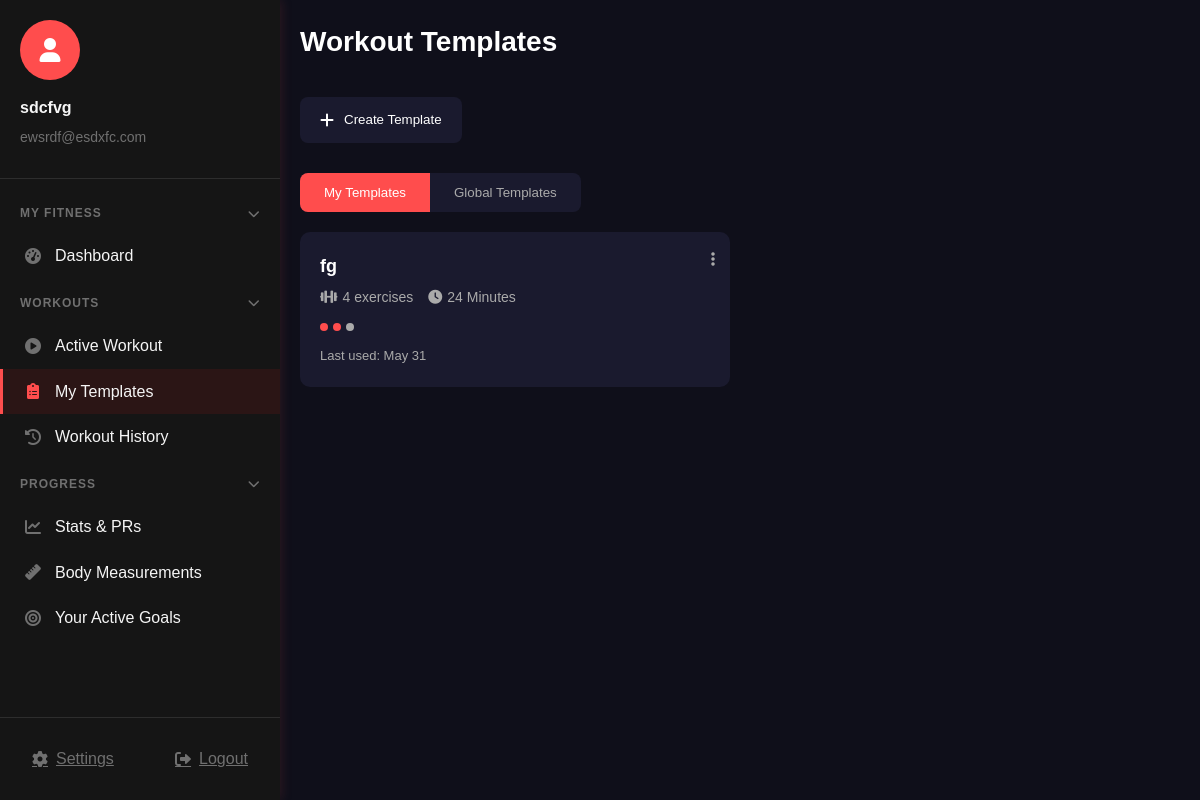
/profile/workout-templates.php (signed in), run on the app's committed database.
### tables this page shows
CREATE TABLE `workout_templates` (
  `id` int NOT NULL,
  `name` varchar(255) NOT NULL,
  `description` text,
  `difficulty` varchar(50) DEFAULT NULL,
  `estimated_time` int DEFAULT NULL,
  `rest_time` float DEFAULT '1',
  `category` varchar(50) DEFAULT NULL,
  `user_id` int DEFAULT NULL,
  `created_at` datetime DEFAULT NULL,
  `updated_at` datetime DEFAULT NULL
);

### profile/languages.php (called while the page is built, shortened)
<?php
function t($key, $lang = null) {
    global $translations;
    if ($lang === null) {
        $lang = $_SESSION["language"] ?? 'en';
    }
    return $translations[$lang][$key] ?? $key;
}

### profile/workout-templates.php (the view, shortened to what this page needs)
<?php
require_once 'languages.php';
require_once '../assets/db_connection.php';
function getWorkoutTemplates() {
    global $conn;
    $userId = $_SESSION['user_id'];
    $stmt = $conn->prepare("SELECT id, name, description, difficulty, estimated_time, category, created_at, updated_at
                          FROM workout_templates
                          WHERE user_id = ?
                          ORDER BY updated_at DESC");
    $stmt->bind_param("i", $userId);
    $stmt->execute();
    $result = $stmt->get_result();
    $templates = [];
    while ($row = $result->fetch_assoc()) {
        $exerciseStmt = $conn->prepare("SELECT COUNT(*) as count FROM workout_template_exercises WHERE workout_template_id = ?");
        $exerciseStmt->bind_param("i", $row['id']);
        $exerciseStmt->execute();
        $exerciseResult = $exerciseStmt->get_result();
        $exerciseCount = $exerciseResult->fetch_assoc()['count'];
        $row['exercise_count'] = $exerciseCount;
        $templates[] = $row;
    }
    return $templates;
}
function getAdminWorkoutTemplates() {
    global $conn;
    $stmt = $conn->prepare("SELECT wt.id, wt.name, wt.description, wt.difficulty, wt.estimated_time,
                          wt.category, wt.created_at, wt.updated_at, u.username as creator
                          FROM workout_templates wt
                          JOIN users u ON wt.user_id = u.id
                          JOIN user_roles ur ON u.id = ur.user_id
                          JOIN roles r ON ur.role_id = r.id
                          WHERE r.id = 5
                          ORDER BY wt.updated_at DESC");
    $stmt->execute();
    $result = $stmt->get_result();
    $templates = [];
    while ($row = $result->fetch_assoc()) {
        $exerciseStmt = $conn->prepare("SELECT COUNT(*) as count FROM workout_template_exercises WHERE workout_template_id = ?");
        $exerciseStmt->bind_param("i", $row['id']);
        $exerciseStmt->execute();
        $exerciseResult = $exerciseStmt->get_result();
        $exerciseCount = $exerciseResult->fetch_assoc()['count'];
        $row['exercise_count'] = $exerciseCount;
        $templates[] = $row;
    }
    return $templates;
}
$templates = getWorkoutTemplates();
$adminTemplates = getAdminWorkoutTemplates();
?>
<!DOCTYPE html>
<html lang="<?php echo $_SESSION["language"] ?? 'en'; ?>">
<head>
    <link href="https://cdnjs.cloudflare.com/ajax/libs/font-awesome/6.0.0-beta3/css/all.min.css" rel="stylesheet">
    <link href="../assets/css/variables.css" rel="stylesheet">
    <link href="global-profile.css" rel="stylesheet">
</head>
<body>
    <?php require_once 'sidebar.php'; ?>
    <div class="main-content">
        <div class="page-header">
            <div>
                <h1><?php echo t('workout_templates'); ?></h1>
            </div>
        </div>
        <div class="wt-template-actions">
            <button id="createTemplate" class="wt-action-btn">
                <i class="fas fa-plus"></i> <?php echo t('create_template'); ?>
            </button>
        </div>
        <div class="wt-template-view-toggle">
            <button class="wt-toggle-btn active" data-view="my-templates"><?php echo t('my_templates'); ?></button>
            <button class="wt-toggle-btn" data-view="admin-templates"><?php echo t('global_templates'); ?></button>
        </div>
        <div class="templates-container">
            <div id="myTemplatesView" class="wt-templates-view active">
                <div class="wt-templates-grid">
                    <?php if (empty($templates)): ?>
                        <div class="no-templates">
                            <p><?php echo t('no_personal_templates'); ?></p>
                            <p><?php echo t('click_create_template'); ?></p>
                        </div>
                    <?php else: ?>
                        <?php foreach ($templates as $template): ?>
                            <div class="wt-template-card" data-id="<?php echo $template['id']; ?>">
                                <div class="wt-template-header">
                                    <h3 class="wt-template-title"><?php echo htmlspecialchars($template['name']); ?></h3>
                                    <div class="wt-template-meta">
                                        <div class="wt-meta-item">
                                            <i class="fas fa-dumbbell"></i>
                                            <span><?php echo $template['exercise_count']; ?> <?php echo t('exercises'); ?></span>
                                        </div>
                                        <div class="wt-meta-item">
                                            <i class="fas fa-clock"></i>
                                            <span><?php echo $template['estimated_time']; ?> <?php echo t('minutes'); ?></span>
                                        </div>
                                    </div>
                                    <div class="wt-difficulty-dots">
                                        <?php
                                            $difficultyLevel = 0;
                                            if ($template['difficulty'] === 'intermediate') $difficultyLevel = 2;
                                            for ($i = 1; $i <= 3; $i++) {
                                                echo '<div class="wt-dot ' . ($i <= $difficultyLevel ? 'active' : '') . '"></div>';
                                            }
                                        ?>
                                    </div>
                                </div>
                                <div class="wt-template-actions-menu">
                                    <i class="fas fa-ellipsis-v"></i>
                                </div>
                                <div class="wt-last-used">
                                    <?php echo t('last_used'); ?>: <?php echo !empty($template['updated_at']) ? date('M d', strtotime($template['updated_at'])) : t('na'); ?>
                                </div>
                            </div>
                        <?php endforeach; ?>
                    <?php endif; ?>
                </div>
            </div>
        </div>
    </div>
</body>
</html>

### assets/css/variables.css (style rules this page uses)
:root { --primary: #ff4d4d; --primary-light: #4cc9f0; --primary-dark: #3a56d4; --secondary: #f72585; --secondary-light: #ff5c8a; --success: #06d6a0; --warning: #ffd166; --danger: #ef476f; --info: #2196f3; --dark: #0f0f1a; --dark-card: #1a1a2e; --dark-card-hover: #2a2a2a; --dark-bg: #121212; --gray-dark: #2b2b3d; --gray-light: rgba(255, 255, 255, 0.7); --gray-100: #f5f5f5; --gray-200: #eeeeee; --gray-300: #dddddd; --gray-400: #cccccc; --gray-500: #aaaaaa; --gray-600: #888888; --gray-700: #666666; --gray-800: #444444; --gray-900: #222222; --text-light: #ffffff; --text-gray: #a0a0a0; --text-muted: #707070; --text-primary: #e0e0e0; --text-secondary: #a0a0a0; --gradient-blue: linear-gradient(135deg, var(--primary-dark), var(--primary-light)); --gradient-purple: linear-gradient(135deg, #9d4edd, #c77dff); --gradient-pink: linear-gradient(135deg, var(--secondary), var(--secondary-light)); --gradient-green: linear-gradient(135deg, var(--success), #64dfdf); --gradient-orange: linear-gradient(135deg, #fb8500, #ffb703); --font-family-base: 'Inter', -apple-system, BlinkMacSystemFont, 'Segoe UI', Roboto, Oxygen, Ubuntu, Cantarell, 'Open Sans', 'Helvetica Neue', sans-serif; --font-family-heading: 'Koulen', 'Inter', sans-serif; --font-family-mono: SFMono-Regular, Menlo, Monaco, Consolas, "Liberation Mono", "Courier New", monospace; --font-size-xs: 0.75rem; --font-size-sm: 0.875rem; --font-size-base: 1rem; --font-size-lg: 1.125rem; --font-size-xl: 1.25rem; --font-size-2xl: 1.5rem; --font-size-3xl: 1.875rem; --font-size-4xl: 2.25rem; --font-size-5xl: 3rem; --font-size-6xl: 4rem; --font-weight-light: 300; --font-weight-normal: 400; --font-weight-medium: 500; --font-weight-semibold: 600; --font-weight-bold: 700; --line-height-none: 1; --line-height-tight: 1.25; --line-height-snug: 1.375; --line-height-normal: 1.5; --line-height-relaxed: 1.625; --line-height-loose: 2; --letter-spacing-tighter: -0.05em; --letter-spacing-tight: -0.025em; --letter-spacing-normal: 0; --letter-spacing-wide: 0.025em; --letter-spacing-wider: 0.05em; --letter-spacing-widest: 0.1em; --space-xs: 0.25rem; --space-sm: 0.5rem; --space-md: 1rem; --space-lg: 1.5rem; --space-xl: 2rem; --space-2xl: 2.5rem; --space-3xl: 3rem; --space-4xl: 4rem; --space-5xl: 6rem; --sidebar-width: 280px; --header-height: 80px; --footer-height: auto; --container-max-width: 1200px; --container-padding: var(--space-md); --border-radius-sm: 0.25rem; --border-radius-md: 0.375rem; --border-radius-lg: 0.5rem; --border-radius-xl: 1rem; --border-radius-2xl: 1.5rem; --border-radius-full: 9999px; --border-width-thin: 1px; --border-width-medium: 2px; --border-width-thick: 3px; --border-color: rgba(255, 255, 255, 0.1); --shadow-sm: 0 4px 6px rgba(0, 0, 0, 0.1); --shadow-md: 0 10px 20px rgba(0, 0, 0, 0.15); --shadow-lg: 0 10px 25px rgba(0, 0, 0, 0.2); --shadow-xl: 0 20px 25px -5px rgba(0, 0, 0, 0.1), 0 10px 10px -5px rgba(0, 0, 0, 0.04); --shadow-2xl: 0 25px 50px -12px rgba(0, 0, 0, 0.25); --shadow-inner: inset 0 2px 4px 0 rgba(0, 0, 0, 0.06); --z-index-dropdown: 1000; --z-index-sticky: 1020; --z-index-fixed: 1030; --z-index-modal-backdrop: 1040; --z-index-modal: 1050; --z-index-popover: 1060; --z-index-tooltip: 1070; --transition: all 0.3s cubic-bezier(0.25, 0.8, 0.25, 1); --transition-fast: 0.15s ease; --transition-base: 0.3s ease; --transition-slow: 0.5s ease; --button-padding-y: 0.75rem; --button-padding-x: 1.5rem; --button-font-size: var(--font-size-base); --button-font-weight: var(--font-weight-medium); --button-border-radius: var(--border-radius-md); --button-focus-width: 0.2rem; --input-padding-y: 0.75rem; --input-padding-x: 1rem; --input-font-size: var(--font-size-base); --input-line-height: var(--line-height-normal); --input-border-width: 1px; --input-border-radius: var(--border-radius-md); --input-focus-border-color: var(--primary); --input-focus-box-shadow: 0 0 0 0.2rem rgba(67, 97, 238, 0.25); --card-border-width: 0; --card-border-radius: var(--border-radius-lg); --card-padding: var(--space-lg); --card-bg: var(--dark-card); --card-shadow: var(--shadow-md); }

### data on the page
workout_templates: name "fg", exercise_count "4", estimated_time "24", difficulty "intermediate" (drawn), updated_at "May 31"

### other printed values
$username "sdcfvg"
$email "ewsrdf@esdxfc.com"
t('my_fitness') "MY FITNESS"
t('dashboard') "Dashboard"
t('workouts') "WORKOUTS"
t('active_workout') "Active Workout"
t('my_templates') "My Templates"
t('workout_history') "Workout History"
t('progress') "PROGRESS"
t('stats_and_prs') "Stats & PRs"
t('body_measurements') "Body Measurements"
t('your_active_goals') "Your Active Goals"
t('settings') "Settings"
t('logout') "Logout"
t('workout_templates') "Workout Templates"
